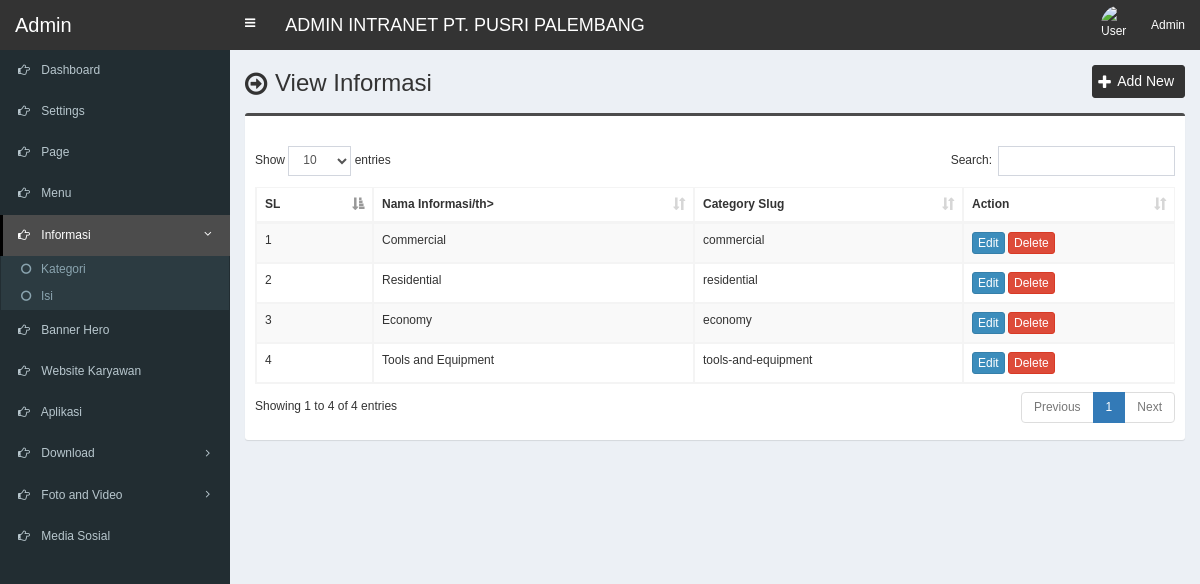
/admin/category.php (signed in), run on the app's committed database.
### tables this page shows
CREATE TABLE `tbl_category` (
  `category_id` int(11) NOT NULL,
  `category_name` varchar(255) NOT NULL,
  `category_slug` varchar(255) NOT NULL,
  `meta_title` varchar(255) NOT NULL,
  `meta_keyword` text NOT NULL,
  `meta_description` text NOT NULL
);

### admin/category.php (the view, shortened to what this page needs)
<?php require_once('header.php'); ?>
<section class="content-header">
	<div class="content-header-left">
		<h1>View Informasi</h1>
	</div>
	<div class="content-header-right">
		<a href="category-add.php" class="btn btn-primary btn-sm">Add New</a>
	</div>
</section>
<section class="content">
  <div class="row">
    <div class="col-md-12">
      <div class="box box-info">
        <div class="box-body table-responsive">
          <table id="example1" class="table table-bordered table-striped">
			<thead>
			    <tr>
			        <th>SL</th>
			        <th>Nama Informasi/th>
			        <th>Category Slug</th>
			        <th>Action</th>
			    </tr>
			</thead>
            <tbody>
            	<?php
            	$i=0;
            	$statement = $pdo->prepare("SELECT * FROM tbl_category ORDER BY category_id ASC");
            	$statement->execute();
            	$result = $statement->fetchAll(PDO::FETCH_ASSOC);
            	foreach ($result as $row) {
            		$i++;
            		?>
					<tr>
	                    <td><?php echo $i; ?></td>
	                    <td><?php echo $row['category_name']; ?></td>
	                    <td><?php echo $row['category_slug']; ?></td>
	                    <td>
	                        <a href="category-edit.php?id=<?php echo $row['category_id']; ?>" class="btn btn-primary btn-xs">Edit</a>
	                        <a href="#" class="btn btn-danger btn-xs" data-href="category-delete.php?id=<?php echo $row['category_id']; ?>" data-toggle="modal" data-target="#confirm-delete">Delete</a>
	                    </td>
	                </tr>
            		<?php
            	}
            	?>
            </tbody>
          </table>
        </div>
      </div>
</section>
<?php require_once('footer.php'); ?>

### admin/style.css (style rules this page uses)
body { font-size: 12px; font-family: 'verdana', sans-serif; }
.content-header>h1, .content-header .content-header-left h1 { font-family: 'verdana', sans-serif; }
.box-info { padding-top: 20px; }
.content-header { overflow: hidden; }
.content-header .content-header-left { float: left; padding-top: 5px; }
.content-header .content-header-right { float: right; }
.content-header .content-header-left h1 { margin-top: 0; margin-bottom: 0; padding-left: 30px; font-size: 24px; position: relative; }
.content-header .content-header-left h1:before { position: absolute; top: 0; left: 0; font-family: 'FontAwesome', sans-serif; font-size: 26px; content: '\f18e'; }
.content-header .content-header-right a { position: relative; padding-left: 24px; font-size: 14px; }
.content-header .content-header-right a:before { position: absolute; top: 4px; left: 5px; font-family: 'FontAwesome', sans-serif; font-size: 16px; content: '\f067'; }
.box.box-info { border-top-color: #4c4c4c; }
.content-header .content-header-right a { background-color: #333333; border-color: #333333; }

### data on the page
tbl_category: category_name "Commercial", category_slug "commercial"
tbl_category: category_name "Residential", category_slug "residential"
tbl_category: category_name "Economy", category_slug "economy"
tbl_category: category_name "Tools and Equipment", category_slug "tools-and-equipment"
